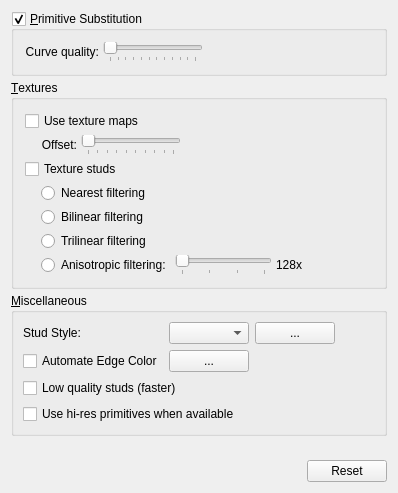
     <widget class="QWidget" name="primitivesTab">
      <attribute name="title">
       <string>Primitives</string>
      </attribute>
      <layout class="QVBoxLayout">
       <property name="spacing">
        <number>4</number>
       </property>
       <property name="leftMargin">
        <number>11</number>
       </property>
       <property name="topMargin">
        <number>11</number>
       </property>
       <property name="rightMargin">
        <number>11</number>
       </property>
       <property name="bottomMargin">
        <number>11</number>
       </property>
       <item>
        <widget class="QGroupBox" name="primitiveSubstitutionButton">
         <property name="title">
          <string>&amp;Primitive Substitution</string>
         </property>
         <property name="checkable">
          <bool>true</bool>
         </property>
         <layout class="QVBoxLayout">
          <property name="spacing">
           <number>4</number>
          </property>
          <property name="leftMargin">
           <number>11</number>
          </property>
          <property name="topMargin">
           <number>11</number>
          </property>
          <property name="rightMargin">
           <number>11</number>
          </property>
          <property name="bottomMargin">
           <number>11</number>
          </property>
          <item>
           <layout class="QHBoxLayout">
            <property name="spacing">
             <number>0</number>
            </property>
            <property name="leftMargin">
             <number>0</number>
            </property>
            <property name="topMargin">
             <number>0</number>
            </property>
            <property name="rightMargin">
             <number>0</number>
            </property>
            <property name="bottomMargin">
             <number>0</number>
            </property>
            <item>
             <layout class="QHBoxLayout">
              <property name="spacing">
               <number>4</number>
              </property>
              <property name="leftMargin">
               <number>0</number>
              </property>
              <property name="topMargin">
               <number>0</number>
              </property>
              <property name="rightMargin">
               <number>0</number>
              </property>
              <property name="bottomMargin">
               <number>0</number>
              </property>
              <item>
               <widget class="QLabel" name="curveQualityLabel">
                <property name="enabled">
                 <bool>true</bool>
                </property>
                <property name="frameShadow">
                 <enum>QFrame::Plain</enum>
                </property>
                <property name="text">
                 <string>Curve quality:</string>
                </property>
                <property name="textFormat">
                 <enum>Qt::AutoText</enum>
                </property>
                <property name="scaledContents">
                 <bool>false</bool>
                </property>
                <property name="alignment">
                 <set>Qt::AlignRight|Qt::AlignTrailing|Qt::AlignVCenter</set>
                </property>
                <property name="wordWrap">
                 <bool>false</bool>
                </property>
               </widget>
              </item>
              <item>
               <widget class="QSlider" name="curveQualitySlider">
                <property name="sizePolicy">
                 <sizepolicy hsizetype="Expanding" vsizetype="Fixed">
                  <horstretch>0</horstretch>
                  <verstretch>0</verstretch>
                 </sizepolicy>
                </property>
                <property name="minimumSize">
                 <size>
                  <width>75</width>
                  <height>0</height>
                 </size>
                </property>
                <property name="maximumSize">
                 <size>
                  <width>100</width>
                  <height>32767</height>
                 </size>
                </property>
                <property name="minimum">
                 <number>1</number>
                </property>
                <property name="maximum">
                 <number>12</number>
                </property>
                <property name="pageStep">
                 <number>1</number>
                </property>
                <property name="orientation">
                 <enum>Qt::Horizontal</enum>
                </property>
                <property name="tickPosition">
                 <enum>QSlider::TicksBelow</enum>
                </property>
               </widget>
              </item>
              <item>
               <spacer name="Spacer19">
                <property name="orientation">
                 <enum>Qt::Horizontal</enum>
                </property>
                <property name="sizeType">
                 <enum>QSizePolicy::Expanding</enum>
                </property>
                <property name="sizeHint" stdset="0">
                 <size>
                  <width>20</width>
                  <height>20</height>
                 </size>
                </property>
               </spacer>
              </item>
             </layout>
            </item>
           </layout>
          </item>
         </layout>
        </widget>
       </item>
       <item>
        <widget class="QGroupBox" name="TexturesGroupBox">
         <property name="title">
          <string>&amp;Textures</string>
         </property>
         <layout class="QVBoxLayout">
          <property name="spacing">
           <number>4</number>
          </property>
          <property name="leftMargin">
           <number>11</number>
          </property>
          <property name="topMargin">
           <number>11</number>
          </property>
          <property name="rightMargin">
           <number>11</number>
          </property>
          <property name="bottomMargin">
           <number>11</number>
          </property>
          <item>
           <layout class="QHBoxLayout">
            <property name="spacing">
             <number>0</number>
            </property>
            <property name="leftMargin">
             <number>0</number>
            </property>
            <property name="topMargin">
             <number>0</number>
            </property>
            <property name="rightMargin">
             <number>0</number>
            </property>
            <property name="bottomMargin">
             <number>0</number>
            </property>
            <item>
             <layout class="QVBoxLayout">
              <property name="spacing">
               <number>4</number>
              </property>
              <property name="leftMargin">
               <number>0</number>
              </property>
              <property name="topMargin">
               <number>0</number>
              </property>
              <property name="rightMargin">
               <number>0</number>
              </property>
              <property name="bottomMargin">
               <number>0</number>
              </property>
              <item>
               <widget class="QCheckBox" name="useTextureMapsButton">
                <property name="text">
                 <string>Use texture maps</string>
                </property>
               </widget>
              </item>
              <item>
               <layout class="QHBoxLayout">
                <property name="spacing">
                 <number>0</number>
                </property>
                <property name="leftMargin">
                 <number>0</number>
                </property>
                <property name="topMargin">
                 <number>0</number>
                </property>
                <property name="rightMargin">
                 <number>0</number>
                </property>
                <property name="bottomMargin">
                 <number>0</number>
                </property>
                <item>
                 <spacer name="spacer_drawtransparent">
                  <property name="orientation">
                   <enum>Qt::Horizontal</enum>
                  </property>
                  <property name="sizeType">
                   <enum>QSizePolicy::Fixed</enum>
                  </property>
                  <property name="sizeHint" stdset="0">
                   <size>
                    <width>16</width>
                    <height>20</height>
                   </size>
                  </property>
                 </spacer>
                </item>
                <item>
                 <layout class="QVBoxLayout">
                  <property name="spacing">
                   <number>4</number>
                  </property>
                  <property name="leftMargin">
                   <number>0</number>
                  </property>
                  <property name="topMargin">
                   <number>0</number>
                  </property>
                  <property name="rightMargin">
                   <number>0</number>
                  </property>
                  <property name="bottomMargin">
                   <number>0</number>
                  </property>
                  <item>
                   <layout class="QHBoxLayout">
                    <property name="spacing">
                     <number>4</number>
                    </property>
                    <property name="leftMargin">
                     <number>0</number>
                    </property>
                    <property name="topMargin">
                     <number>0</number>
                    </property>
                    <property name="rightMargin">
                     <number>0</number>
                    </property>
                    <property name="bottomMargin">
                     <number>0</number>
                    </property>
                    <item>
                     <widget class="QLabel" name="transparentTextureOffsetLabel">
                      <property name="enabled">
                       <bool>true</bool>
                      </property>
                      <property name="frameShadow">
                       <enum>QFrame::Plain</enum>
                      </property>
                      <property name="text">
                       <string>Offset:</string>
                      </property>
                      <property name="textFormat">
                       <enum>Qt::AutoText</enum>
                      </property>
                      <property name="scaledContents">
                       <bool>false</bool>
                      </property>
                      <property name="alignment">
                       <set>Qt::AlignRight|Qt::AlignTrailing|Qt::AlignVCenter</set>
                      </property>
                      <property name="wordWrap">
                       <bool>false</bool>
                      </property>
                     </widget>
                    </item>
                    <item>
                     <widget class="QSlider" name="transparentOffsetSlider">
                      <property name="sizePolicy">
                       <sizepolicy hsizetype="Expanding" vsizetype="Fixed">
                        <horstretch>0</horstretch>
                        <verstretch>0</verstretch>
                       </sizepolicy>
                      </property>
                      <property name="minimumSize">
                       <size>
                        <width>75</width>
                        <height>0</height>
                       </size>
                      </property>
                      <property name="maximumSize">
                       <size>
                        <width>100</width>
                        <height>32767</height>
                       </size>
                      </property>
                      <property name="minimum">
                       <number>10</number>
                      </property>
                      <property name="maximum">
                       <number>100</number>
                      </property>
                      <property name="pageStep">
                       <number>10</number>
                      </property>
                      <property name="orientation">
                       <enum>Qt::Horizontal</enum>
                      </property>
                      <property name="tickPosition">
                       <enum>QSlider::TicksBelow</enum>
                      </property>
                     </widget>
                    </item>
                    <item>
                     <spacer name="Spacer_textureoffset">
                      <property name="orientation">
                       <enum>Qt::Horizontal</enum>
                      </property>
                      <property name="sizeType">
                       <enum>QSizePolicy::Expanding</enum>
                      </property>
                      <property name="sizeHint" stdset="0">
                       <size>
                        <width>20</width>
                        <height>20</height>
                       </size>
                      </property>
                     </spacer>
                    </item>
                   </layout>
                  </item>
                 </layout>
                </item>
               </layout>
              </item>
              <item>
               <widget class="QCheckBox" name="textureStudsButton">
                <property name="text">
                 <string>Texture studs</string>
                </property>
               </widget>
              </item>
              <item>
               <layout class="QHBoxLayout">
                <property name="spacing">
                 <number>0</number>
                </property>
                <property name="leftMargin">
                 <number>0</number>
                </property>
                <property name="topMargin">
                 <number>0</number>
                </property>
                <property name="rightMargin">
                 <number>0</number>
                </property>
                <property name="bottomMargin">
                 <number>0</number>
                </property>
                <item>
                 <spacer name="Spacer16_3_2">
                  <property name="orientation">
                   <enum>Qt::Horizontal</enum>
                  </property>
                  <property name="sizeType">
                   <enum>QSizePolicy::Fixed</enum>
                  </property>
                  <property name="sizeHint" stdset="0">
                   <size>
                    <width>16</width>
                    <height>20</height>
                   </size>
                  </property>
                 </spacer>
                </item>
                <item>
                 <layout class="QVBoxLayout">
                  <property name="spacing">
                   <number>4</number>
                  </property>
                  <property name="leftMargin">
                   <number>0</number>
                  </property>
                  <property name="topMargin">
                   <number>0</number>
                  </property>
                  <property name="rightMargin">
                   <number>0</number>
                  </property>
                  <property name="bottomMargin">
                   <number>0</number>
                  </property>
                  <item>
                   <widget class="QRadioButton" name="nearestFilteringButton">
                    <property name="text">
                     <string>Nearest filtering</string>
                    </property>
                   </widget>
                  </item>
                  <item>
                   <widget class="QRadioButton" name="bilinearFilteringButton">
                    <property name="text">
                     <string>Bilinear filtering</string>
                    </property>
                   </widget>
                  </item>
                  <item>
                   <widget class="QRadioButton" name="trilinearFilteringButton">
                    <property name="text">
                     <string>Trilinear filtering</string>
                    </property>
                   </widget>
                  </item>
                  <item>
                   <layout class="QHBoxLayout">
                    <property name="spacing">
                     <number>4</number>
                    </property>
                    <property name="leftMargin">
                     <number>0</number>
                    </property>
                    <property name="topMargin">
                     <number>0</number>
                    </property>
                    <property name="rightMargin">
                     <number>0</number>
                    </property>
                    <property name="bottomMargin">
                     <number>0</number>
                    </property>
                    <item>
                     <widget class="QRadioButton" name="anisotropicFilteringButton">
                      <property name="text">
                       <string>Anisotropic filtering:</string>
                      </property>
                     </widget>
                    </item>
                    <item>
                     <widget class="QSlider" name="anisotropicFilteringSlider">
                      <property name="sizePolicy">
                       <sizepolicy hsizetype="Preferred" vsizetype="Maximum">
                        <horstretch>0</horstretch>
                        <verstretch>0</verstretch>
                       </sizepolicy>
                      </property>
                      <property name="minimum">
                       <number>1</number>
                      </property>
                      <property name="maximum">
                       <number>4</number>
                      </property>
                      <property name="pageStep">
                       <number>1</number>
                      </property>
                      <property name="orientation">
                       <enum>Qt::Horizontal</enum>
                      </property>
                      <property name="tickPosition">
                       <enum>QSlider::TicksBelow</enum>
                      </property>
                     </widget>
                    </item>
                    <item>
                     <widget class="QLabel" name="anisotropicLabel">
                      <property name="frameShadow">
                       <enum>QFrame::Plain</enum>
                      </property>
                      <property name="text">
                       <string>128x</string>
                      </property>
                      <property name="textFormat">
                       <enum>Qt::AutoText</enum>
                      </property>
                      <property name="alignment">
                       <set>Qt::AlignLeading|Qt::AlignLeft|Qt::AlignVCenter</set>
                      </property>
                      <property name="wordWrap">
                       <bool>false</bool>
                      </property>
                     </widget>
                    </item>
                   </layout>
                  </item>
                 </layout>
                </item>
               </layout>
              </item>
             </layout>
            </item>
           </layout>
          </item>
         </layout>
        </widget>
       </item>
       <item>
        <widget class="QGroupBox" name="primitivesMiscBox">
         <property name="title">
          <string>&amp;Miscellaneous</string>
         </property>
         <layout class="QGridLayout" name="gridLayout_2">
          <item row="3" column="0" colspan="2">
           <widget class="QCheckBox" name="lowQualityStudsButton">
            <property name="text">
             <string>Low quality studs (faster)</string>
            </property>
           </widget>
          </item>
          <item row="0" column="5">
           <spacer name="horizontalSpacer">
            <property name="orientation">
             <enum>Qt::Horizontal</enum>
            </property>
            <property name="sizeHint" stdset="0">
             <size>
              <width>40</width>
              <height>20</height>
             </size>
            </property>
           </spacer>
          </item>
          <item row="4" column="0" colspan="2">
           <widget class="QCheckBox" name="hiresPrimitivesButton">
            <property name="text">
             <string>Use hi-res primitives when available</string>
            </property>
           </widget>
          </item>
          <item row="2" column="0">
           <widget class="QCheckBox" name="automateEdgeColorBox">
            <property name="text">
             <string>Automate Edge Color</string>
            </property>
           </widget>
          </item>
          <item row="0" column="1">
           <widget class="QComboBox" name="studStyleCombo">
            <property name="currentIndex">
             <number>-1</number>
            </property>
           </widget>
          </item>
          <item row="0" column="0">
           <widget class="QLabel" name="label">
            <property name="text">
             <string>Stud Style:</string>
            </property>
           </widget>
          </item>
          <item row="0" column="2">
           <widget class="QPushButton" name="highContrastButton">
            <property name="text">
             <string>...</string>
            </property>
           </widget>
          </item>
          <item row="2" column="1">
           <widget class="QPushButton" name="automateEdgeColorButton">
            <property name="text">
             <string>...</string>
            </property>
           </widget>
          </item>
         </layout>
        </widget>
       </item>
       <item>
        <spacer name="Spacer10_2_2">
         <property name="orientation">
          <enum>Qt::Vertical</enum>
         </property>
         <property name="sizeType">
          <enum>QSizePolicy::Expanding</enum>
         </property>
         <property name="sizeHint" stdset="0">
          <size>
           <width>20</width>
           <height>20</height>
          </size>
         </property>
        </spacer>
       </item>
       <item>
        <layout class="QHBoxLayout">
         <property name="spacing">
          <number>6</number>
         </property>
         <property name="leftMargin">
          <number>0</number>
         </property>
         <property name="topMargin">
          <number>0</number>
         </property>
         <property name="rightMargin">
          <number>0</number>
         </property>
         <property name="bottomMargin">
          <number>0</number>
         </property>
         <item>
          <spacer name="Spacer4_2_2_2">
           <property name="orientation">
            <enum>Qt::Horizontal</enum>
           </property>
           <property name="sizeType">
            <enum>QSizePolicy::Expanding</enum>
           </property>
           <property name="sizeHint" stdset="0">
            <size>
             <width>20</width>
             <height>20</height>
            </size>
           </property>
          </spacer>
         </item>
         <item>
          <widget class="QPushButton" name="primitvesResetButton">
           <property name="sizePolicy">
            <sizepolicy hsizetype="Fixed" vsizetype="Fixed">
             <horstretch>0</horstretch>
             <verstretch>0</verstretch>
            </sizepolicy>
           </property>
           <property name="text">
            <string>Reset</string>
           </property>
          </widget>
         </item>
        </layout>
       </item>
      </layout>
     </widget>
